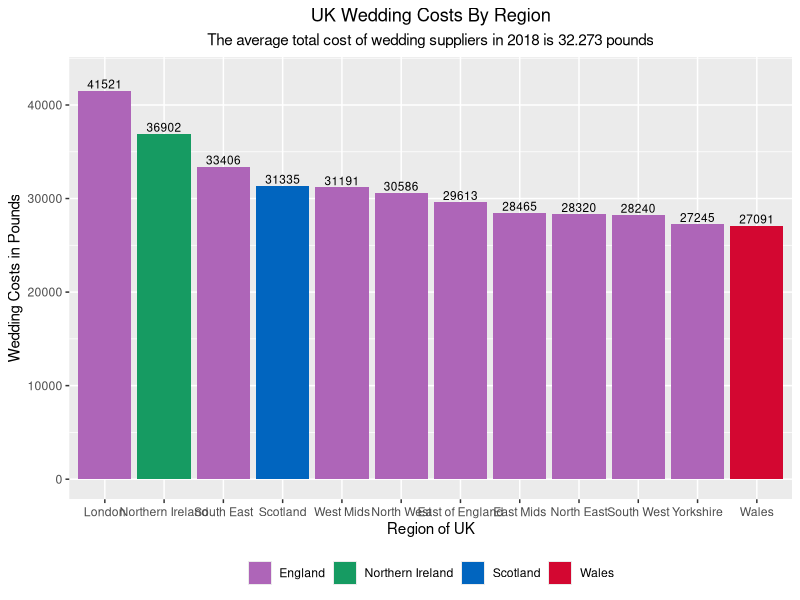

Recreate this plot in R.
## ---- chunk 1
knitr::opts_chunk$set(echo = TRUE)
## ---- chunk 2
library(ggplot2)
wedding_costs <- c(41521, 29613, 27091, 31191, 28465, 27245, 30586, 28320, 28240, 33406, 31335, 36902)
region <- c("London", "East of England", "Wales", "West Mids", "East Mids", "Yorkshire", "North West", "North East",
            "South West", "South East", "Scotland", "Northern Ireland")

wedding_data <- data.frame(region = region, 
                           wedding_costs = wedding_costs)

wedding_data$country <- ifelse(region %in% c('Wales', 'Scotland', 'Northern Ireland'), region, 'England')
levels(wedding_data$region) <- gsub(" ", "\n", levels(wedding_data$region))
## ---- chunk 3
ggplot(data = wedding_data,
  aes(x = reorder(region, -wedding_costs), y = wedding_costs)) +
  geom_bar(aes(fill=factor(country)), position = position_dodge(width=3), stat="identity", width=0.9) +
  scale_fill_manual(values=c("#AE65B8", "#169B62", "#0165BF", "#D30731")) +
  scale_y_continuous(limits = c(0, 43000)) +
  theme(axis.line = element_blank(), 
        plot.title = element_text(hjust=0.5)) + 
  labs(title="UK Wedding Costs By Region", 
       subtitle="The average total cost of wedding suppliers in 2018 is 32.273 pounds", 
       x="Region of UK", y="Wedding Costs in Pounds") + 
  theme(axis.text.x = element_text(vjust=0.6), legend.title = element_blank(), legend.position = 'bottom', plot.subtitle = element_text(hjust = 0.5)
) +
  geom_text(aes(label=wedding_costs), size=3, position=position_dodge(width=0.9), vjust=-0.25) 
